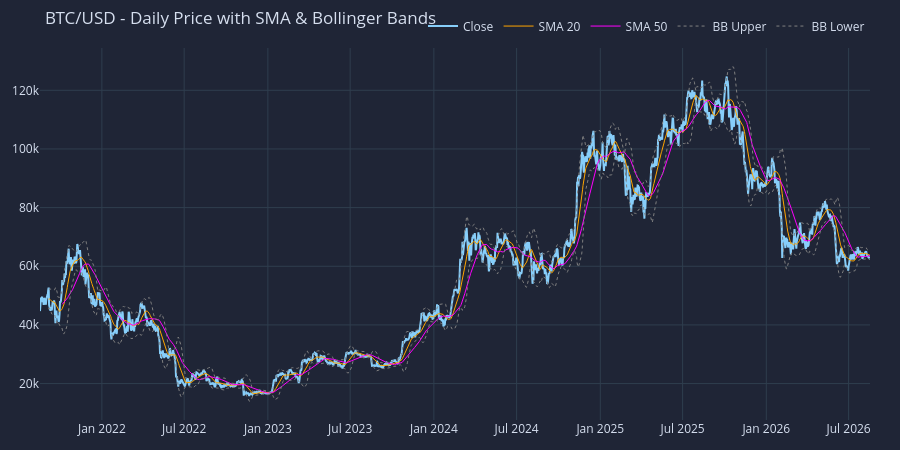

The notebook cell saved with this chart:
### Code cell
fig = close.rename("Close").vbt.plot(trace_kwargs=dict(line=dict(color="lightskyblue")))
fast_ma.ma.rename("SMA 20").vbt.plot(trace_kwargs=dict(line=dict(color="orange", width=1)), fig=fig)
slow_ma.ma.rename("SMA 50").vbt.plot(trace_kwargs=dict(line=dict(color="magenta", width=1)), fig=fig)
bb.upper.rename("BB Upper").vbt.plot(trace_kwargs=dict(line=dict(color="gray", width=1, dash="dot")), fig=fig)
bb.lower.rename("BB Lower").vbt.plot(trace_kwargs=dict(line=dict(color="gray", width=1, dash="dot")), fig=fig)
fig.update_layout(title="BTC/USD - Daily Price with SMA & Bollinger Bands")
fig.show()

### Figure 1 — Plotly figure (JSON) as saved in the notebook; plotly's stock layout.template omitted (floating-point values rounded to 4 significant figures; data arrays with more than 128 entries replaced by an {"elided": "..."} marker saying what was removed)
{"data": [{"line": {"color": "lightskyblue"}, "name": "Close", "showlegend": true, "type": "scatter", "x": {"elided": "1826 str values"}, "y": {"elided": "1826 float values"}}, {"line": {"color": "orange", "width": 1}, "name": "SMA 20", "showlegend": true, "type": "scatter", "x": {"elided": "1826 str values"}, "y": {"elided": "1826 float values"}}, {"line": {"color": "magenta", "width": 1}, "name": "SMA 50", "showlegend": true, "type": "scatter", "x": {"elided": "1826 str values"}, "y": {"elided": "1826 float values"}}, {"line": {"color": "gray", "dash": "dot", "width": 1}, "name": "BB Upper", "showlegend": true, "type": "scatter", "x": {"elided": "1826 str values"}, "y": {"elided": "1826 float values"}}, {"line": {"color": "gray", "dash": "dot", "width": 1}, "name": "BB Lower", "showlegend": true, "type": "scatter", "x": {"elided": "1826 str values"}, "y": {"elided": "1826 float values"}}], "layout": {"height": 450, "legend": {"orientation": "h", "traceorder": "normal", "x": 1, "xanchor": "right", "y": 1.02, "yanchor": "bottom"}, "margin": {"b": 30, "l": 30, "r": 30, "t": 30}, "title": {"text": "BTC/USD - Daily Price with SMA & Bollinger Bands"}, "width": 900}}
